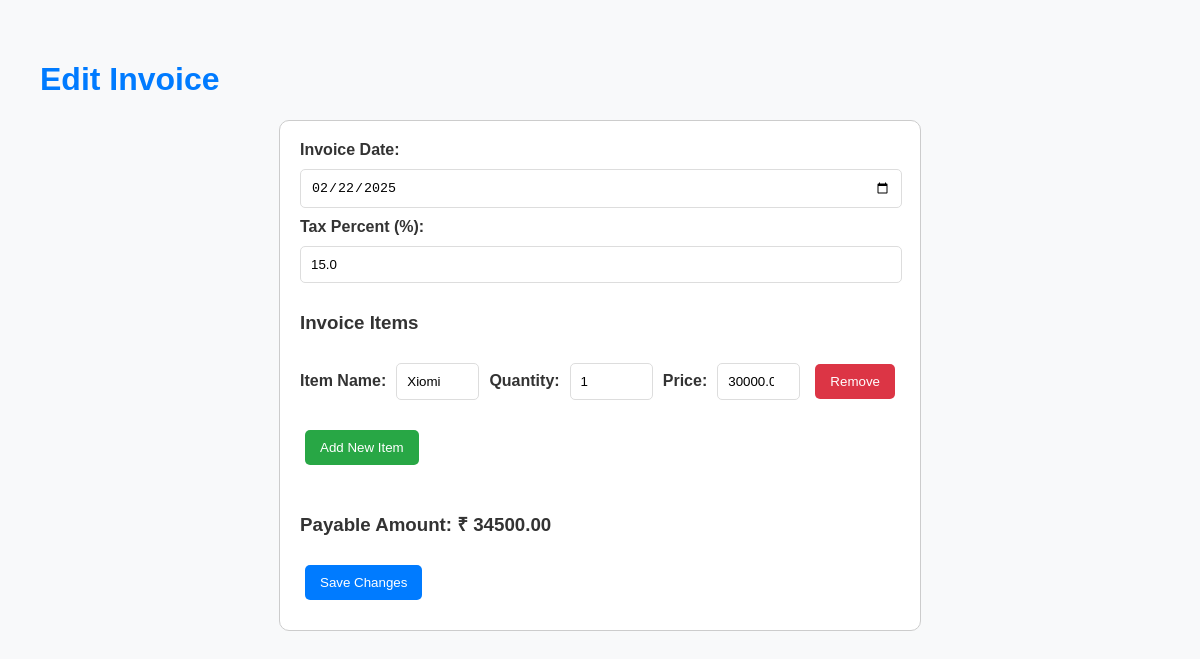
The app's page /invoices/6/edit, older data.
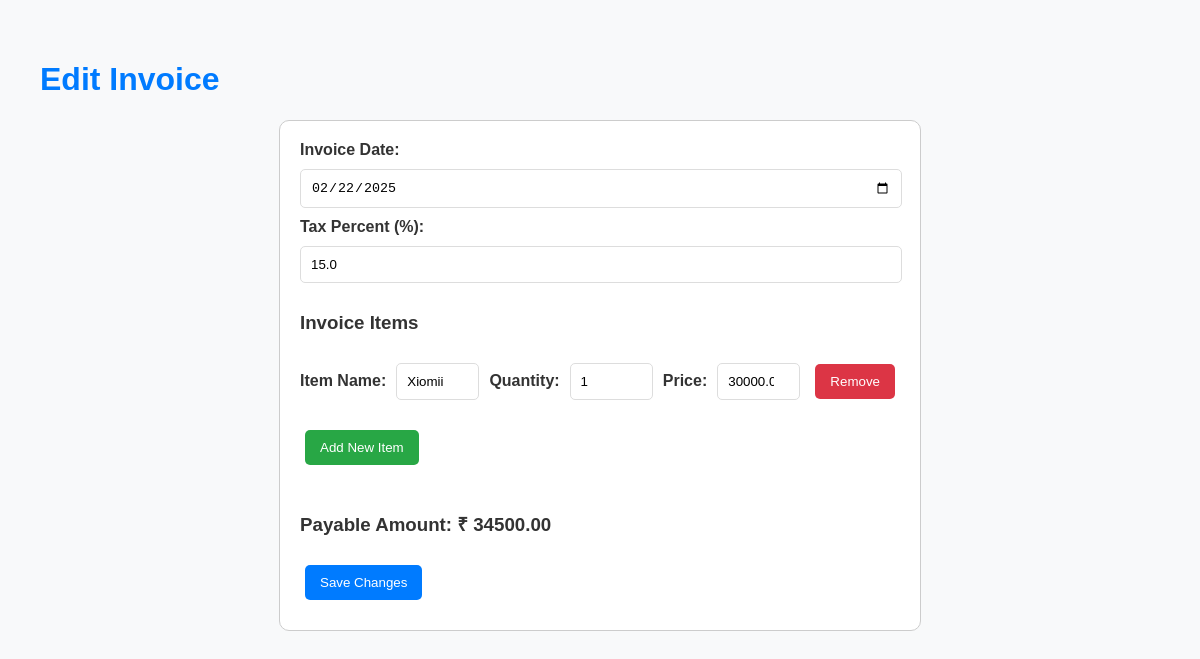
The same page, newer data.
### models.py (models this page shows)
class InvoiceItem(Model):
    item_name = CharField(200, unique=True)
    qty = IntegerField()
    rate = FloatField()
    amount = FloatField()
    invoice = ForeignKeyField(Invoice, backref="items", lazy_load=False)
    class Meta:
        database = db

### app.py (the view, shortened to what this page needs)
@app.route('/invoices/<int:invoice_id>/edit', methods=['GET', 'POST'])
def edit_invoice(invoice_id):
    invoice = Invoice.get_by_id(invoice_id)
    invoice_items = InvoiceItem.select().where(InvoiceItem.invoice == invoice)
    return render_template('edit-invoice.html', invoice=invoice, invoice_items=invoice_items)

### templates/edit-invoice.html (shortened to what this page needs)
<!DOCTYPE html>
<html lang="en">
<head>
</head>
<body>
    <h1>Edit Invoice</h1>
    <form action="{{ url_for('edit_invoice', invoice_id=invoice.invoice_id) }}" method="post">
        <label for="date">Invoice Date:</label>
        <input type="date" name="date" id="date" value="{{ invoice.date }}" required><br>
        <label for="tax_percent">Tax Percent (%):</label>
        <input type="number" name="tax_percent" id="tax_percent" value="{{ invoice.tax_percent }}" required><br>
        <h3>Invoice Items</h3>
        <div id="items">
            {% for item in invoice_items %}
            <div class="item">
                <label>Item Name:</label>
                <input type="text" name="item_name" value="{{ item.item_name }}" required>
                <label>Quantity:</label>
                <input type="number" class="qty" name="qty" value="{{ item.qty }}" required>
                <label>Price:</label>
                <input type="number" step="0.01" class="price" name="price" value="{{ item.rate }}" required>
                <button type="button" class="remove-item" data-id="{{ item.id }}">Remove</button>
            </div>
            {% endfor %}
        </div>
        <button type="button" id="add-item">Add New Item</button><br><br>
        <h3>Payable Amount: ₹ <span id="payable-amount">0.00</span></h3>
        <button type="submit" class="save-btn">Save Changes</button>
    </form>
</body>
</html>

Row changes from the older to the newer data that the page shows:
changed InvoiceItem: item_name "Xiomi" → "Xiomii"
